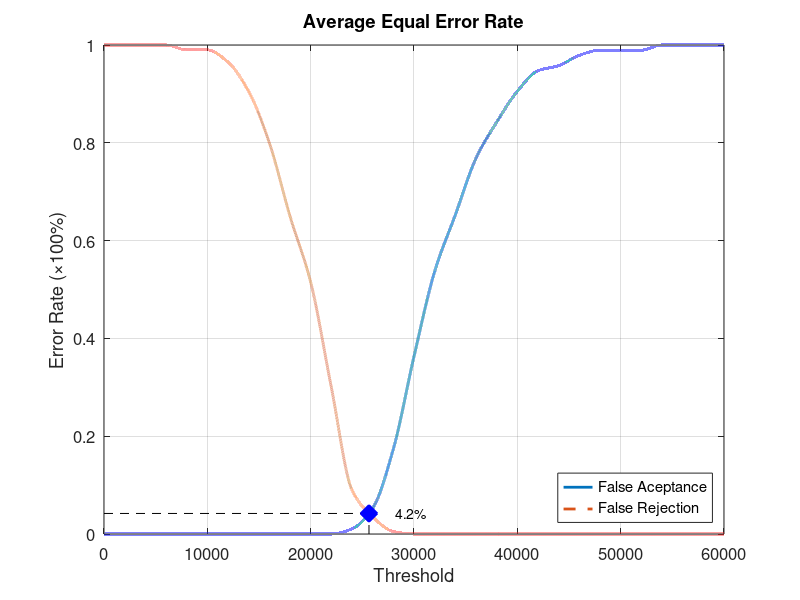
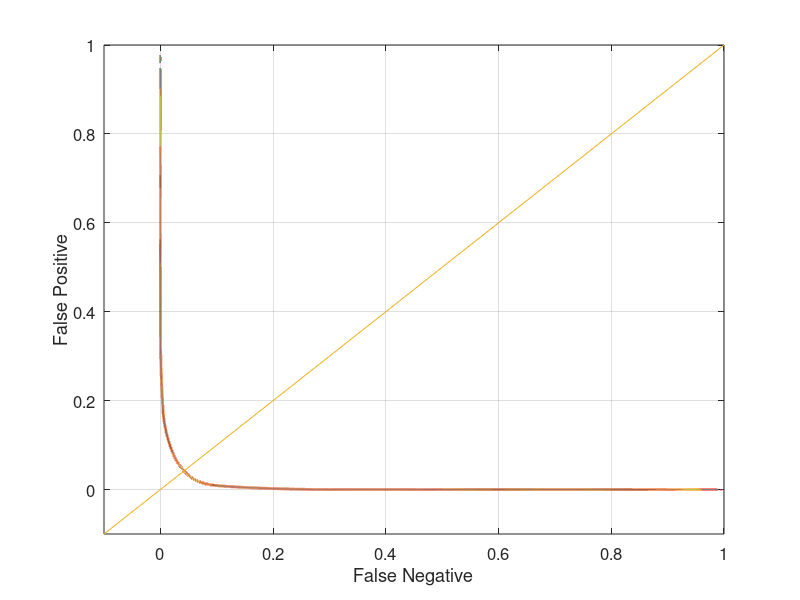

The MATLAB script that drew these images, in order:
function yEER = Database4_4
close all;
clear;
clc;
x = 0:2000:60000;
xq = 0:0.5:60000;

y0 = [0 0 0 0 0 0 0 0 0 0 0 0 0.0105263 0.0526316 0.173684 0.363158 0.536842 0.652632 0.768421 0.842105 0.905263 0.947368 0.957895 0.978947 0.989474 0.989474 0.989474 1 1 1 1];
yy0 = interp1(x, y0, xq, 'pchip');
y1 = [1 1 1 1 0.99 0.99 0.965 0.905 0.8 0.65 0.515 0.3 0.09 0.035 0.005 0 0 0 0 0 0 0 0 0 0 0 0 0 0 0 0];
yy1 = interp1(x, y1, xq, 'pchip');

% Calculating EER: 
y2 = abs(y0 - y1);
find(y2 == min(y2))
yy2 = abs(yy0 - yy1);
xEER = find(yy2 == min(yy2));
xEERIndex = xq(xEER) % X-axis EER
yEER = yy0(xEER) % Y-axis EER

main = figure
plot(xq, yy0,'-','LineWidth', 2);	hold on
plot(xq, yy1,'--','LineWidth', 2);	hold on
plot([xEERIndex xEERIndex], [0 yEER], 'k--');	hold on
plot([0 xEERIndex], [yEER yEER], 'k--');	hold on
plot(xEERIndex, yEER, 'bx', 'LineWidth', 10);	hold on
text(xEERIndex + 10 * xEERIndex / 100, yEER, [num2str(round((10000 * yEER)) / 100) '%'])
legend('False Aceptance', 'False Rejection', 'Location', 'SouthEast')
xlabel('Threshold')
ylabel('Error Rate (\times100%)')
title('Average Equal Error Rate')
set(gca, 'FontSize', 12)
axis([0 60000 0 1])
grid on

print(main, 'Database4_4Main', '-dpng');
FNRxFPR = figure('Color', [1 1 1]);
plot(yy1, yy0, '-', yy1, yy0, 'LineWidth', 2);
hold on
y = -0.1:0.1:1
plot(y, y); 
set(gca, 'FontSize', 12)
xlabel('False Negative')
ylabel('False Positive')
axis([-0.1 1 -0.1 1])
set(gca, 'FontSize', 12)
grid on

print(FNRxFPR, 'Database4_4FNRxFPR','-dpng');
end
